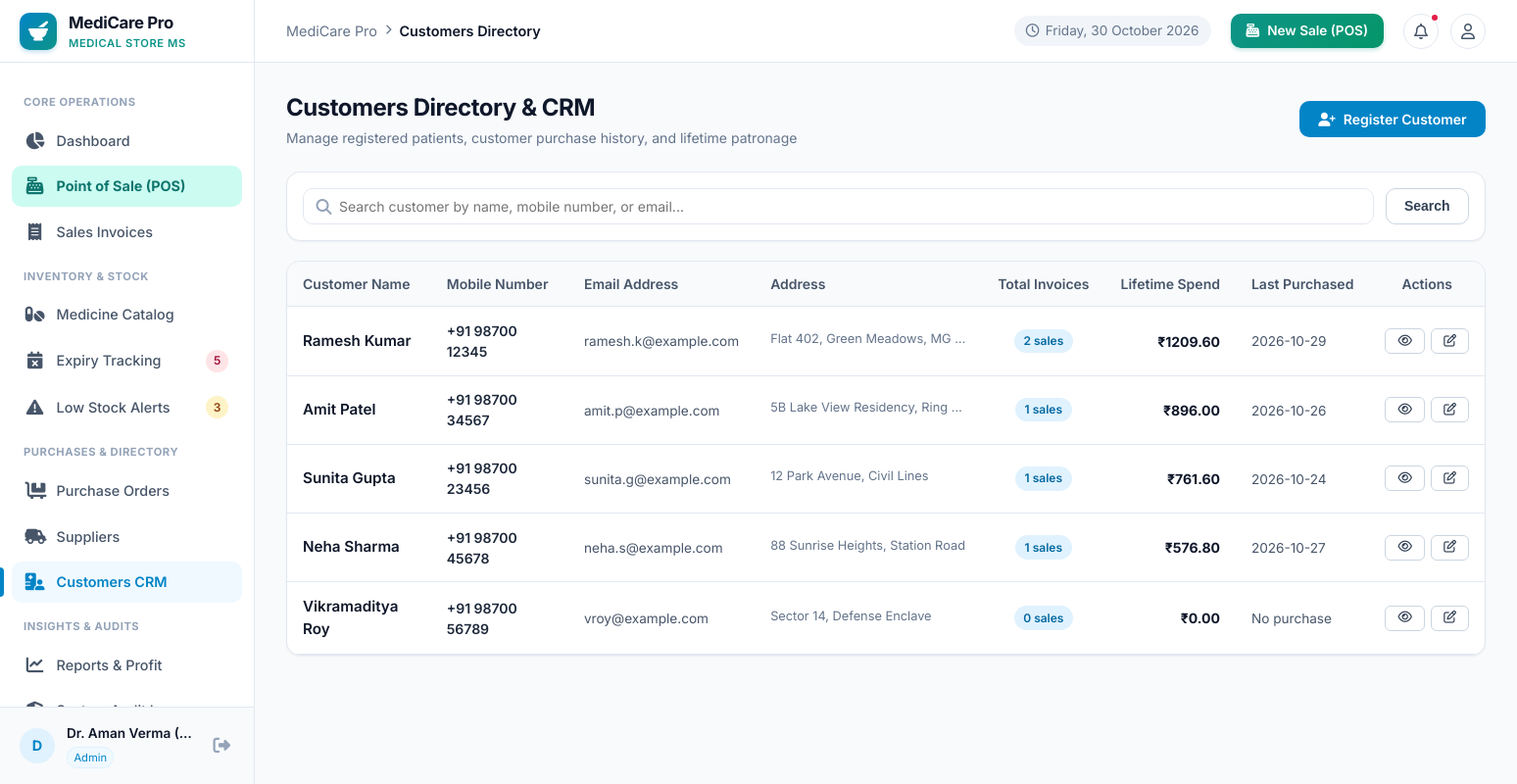
Page /customers/ (signed in) on the committed database.
### tables this page shows
CREATE TABLE customers (
    id INTEGER PRIMARY KEY AUTOINCREMENT,
    name TEXT NOT NULL,
    phone TEXT,
    email TEXT,
    address TEXT,
    created_at TIMESTAMP DEFAULT CURRENT_TIMESTAMP
);

### routes/customers.py (the view)
@customers_bp.route('/')
@login_required
def index():
    search = request.args.get('search', '').strip()
    query = """
        SELECT c.*,
               COUNT(s.id) as total_orders,
               COALESCE(SUM(s.grand_total), 0.0) as total_spend,
               MAX(s.sale_date) as last_purchase_date
        FROM customers c
        LEFT JOIN sales s ON c.id = s.customer_id
        WHERE 1=1
    """
    params = []
    if search:
        query += " AND (c.name LIKE ? OR c.phone LIKE ? OR c.email LIKE ?)"
        term = f"%{search}%"
        params.extend([term, term, term])
    query += " GROUP BY c.id ORDER BY total_spend DESC, c.name ASC"
    customers = query_db(query, params)
    return render_template('customers/index.html', customers=customers, search=search)

### database.py (called while the page is built)
def get_db():
    try:
        if 'db' not in g or g.db is None:
            db_path = current_app.config.get('DATABASE_PATH', Config.DATABASE_PATH)
            g.db = sqlite3.connect(db_path)
            g.db.row_factory = sqlite3.Row
            g.db.execute("PRAGMA foreign_keys = ON;")
        return g.db
    except (RuntimeError, AttributeError):
        conn = sqlite3.connect(Config.DATABASE_PATH)
        conn.row_factory = sqlite3.Row
        conn.execute("PRAGMA foreign_keys = ON;")
        return conn

def query_db(query, args=(), one=False):
    db = get_db()
    cur = db.execute(query, args)
    rv = cur.fetchall()
    cur.close()
    return (rv[0] if rv else None) if one else rv

### routes/auth.py (called while the page is built)
def login_required(view):
    @wraps(view)
    def wrapped_view(**kwargs):
        if 'user_id' not in session:
            flash("Please sign in to access this page.", "warning")
            return redirect(url_for('auth.login', next=request.path))
        return view(**kwargs)
    return wrapped_view

### templates/customers/index.html (shortened to what this page needs)
{% extends 'base.html' %}
{% block breadcrumb %}Customers Directory{% endblock %}
{% block content %}
<div class="page-header">
  <div class="page-title-box">
    <h1>Customers Directory &amp; CRM</h1>
    <p class="page-subtitle">Manage registered patients, customer purchase history, and lifetime patronage</p>
  </div>
  <div class="page-actions">
    <a href="{{ url_for('customers.add') }}" class="btn btn-primary">
      <i class="fa-solid fa-user-plus"></i>
      <span>Register Customer</span>
    </a>
  </div>
</div>
<div class="card" style="margin-bottom: 1.25rem;">
  <div class="card-body" style="padding: 1rem;">
    <form method="GET" action="{{ url_for('customers.index') }}" style="display: flex; gap: 0.75rem;">
      <div style="flex: 1; position: relative;">
        <input type="text" name="search" class="form-control" placeholder="Search customer by name, mobile number, or email..." value="{{ search }}" style="padding-left: 2.25rem;">
        <i class="fa-solid fa-magnifying-glass" style="position: absolute; left: 0.85rem; top: 50%; transform: translateY(-50%); color: var(--slate-400);"></i>
      </div>
      <button type="submit" class="btn btn-secondary">Search</button>
    </form>
  </div>
</div>
<div class="card">
  <div class="table-responsive">
    <table class="data-table">
      <thead>
        <tr>
          <th>Customer Name</th>
          <th>Mobile Number</th>
          <th>Email Address</th>
          <th>Address</th>
          <th style="text-align: center;">Total Invoices</th>
          <th style="text-align: right;">Lifetime Spend</th>
          <th>Last Purchased</th>
          <th style="text-align: center;">Actions</th>
        </tr>
      </thead>
      <tbody>
        {% if customers %}
          {% for c in customers %}
          <tr>
            <td>
              <a href="{{ url_for('customers.view', id=c.id) }}" style="font-weight: 600; color: var(--slate-900); font-size: 0.95rem;">
                {{ c.name }}
              </a>
            </td>
            <td>
              <span style="font-weight: 600; color: var(--slate-800);">{{ c.phone or 'N/A' }}</span>
            </td>
            <td>
              <span style="font-size: 0.85rem; color: var(--slate-600);">{{ c.email or 'N/A' }}</span>
            </td>
            <td>
              <span style="font-size: 0.8rem; color: var(--slate-500); max-width: 200px; display: inline-block; white-space: nowrap; overflow: hidden; text-overflow: ellipsis;">
                {{ c.address or 'N/A' }}
              </span>
            </td>
            <td style="text-align: center;">
              <span class="badge badge-info">{{ c.total_orders }} sales</span>
            </td>
            <td style="text-align: right; font-weight: 700; color: var(--slate-900);">
              ₹{{ "%.2f"|format(c.total_spend) }}
            </td>
            <td>
              <span style="font-size: 0.85rem; color: var(--slate-600);">{{ c.last_purchase_date or 'No purchase' }}</span>
            </td>
            <td style="text-align: center;">
              <div style="display: flex; align-items: center; justify-content: center; gap: 0.4rem;">
                <a href="{{ url_for('customers.view', id=c.id) }}" class="btn btn-sm btn-secondary" title="View Purchase History">
                  <i class="fa-regular fa-eye"></i>
                </a>
                <a href="{{ url_for('customers.edit', id=c.id) }}" class="btn btn-sm btn-secondary" title="Edit Customer">
                  <i class="fa-regular fa-pen-to-square"></i>
                </a>
              </div>
            </td>
          </tr>
          {% endfor %}
        {% else %}
          <tr>
            <td colspan="8" style="text-align: center; color: var(--slate-500); padding: 2.5rem;">
              No customers found. Walk-in customers do not require registration, or click "Register Customer" to save patient records.
            </td>
          </tr>
        {% endif %}
      </tbody>
    </table>
  </div>
</div>
{% endblock %}

### static/css/style.css (style rules this page uses)
:root { --primary: #0284c7; --primary-hover: #0369a1; --primary-light: #e0f2fe; --primary-subtle: #f0f9ff; --teal: #0d9488; --teal-hover: #0f766e; --teal-light: #ccfbf1; --emerald: #059669; --emerald-light: #d1fae5; --emerald-dark: #065f46; --rose: #e11d48; --rose-light: #ffe4e6; --rose-dark: #9f1239; --amber: #d97706; --amber-light: #fef3c7; --amber-dark: #92400e; --slate-50: #f8fafc; --slate-100: #f1f5f9; --slate-200: #e2e8f0; --slate-300: #cbd5e1; --slate-400: #94a3b8; --slate-500: #64748b; --slate-600: #475569; --slate-700: #334155; --slate-800: #1e293b; --slate-900: #0f172a; --bg-main: #f8fafc; --card-bg: #ffffff; --border-color: #e2e8f0; --text-main: #1e293b; --text-muted: #64748b; --radius-sm: 6px; --radius-md: 10px; --radius-lg: 14px; --radius-full: 9999px; --shadow-sm: 0 1px 2px 0 rgb(0 0 0 / 0.05); --shadow-md: 0 4px 6px -1px rgb(0 0 0 / 0.07), 0 2px 4px -2px rgb(0 0 0 / 0.05); --shadow-lg: 0 10px 15px -3px rgb(0 0 0 / 0.08), 0 4px 6px -4px rgb(0 0 0 / 0.04); --sidebar-width: 260px; --topbar-height: 64px; --font-family: 'Inter', system-ui, -apple-system, BlinkMacSystemFont, 'Segoe UI', Roboto, sans-serif; }
*, *::before, *::after { box-sizing: border-box; margin: 0; padding: 0; }
body { font-family: var(--font-family); background-color: var(--bg-main); color: var(--text-main); line-height: 1.5; -webkit-font-smoothing: antialiased; }
a { color: var(--primary); text-decoration: none; transition: color 0.15s ease; }
.page-header { display: flex; align-items: center; justify-content: space-between; margin-bottom: 1.5rem; flex-wrap: wrap; gap: 1rem; }
.page-title-box h1 { font-size: 1.5rem; font-weight: 700; color: var(--slate-900); letter-spacing: -0.02em; }
.page-subtitle { font-size: 0.875rem; color: var(--slate-500); margin-top: 0.15rem; }
.page-actions { display: flex; align-items: center; gap: 0.75rem; flex-wrap: wrap; }
.btn { display: inline-flex; align-items: center; justify-content: center; gap: 0.5rem; padding: 0.55rem 1.15rem; font-size: 0.875rem; font-weight: 600; border-radius: var(--radius-md); cursor: pointer; border: 1px solid transparent; transition: all 0.15s ease; line-height: 1.25; }
.btn-primary { background-color: var(--primary); color: white; }
.btn-secondary { background-color: #ffffff; border-color: var(--slate-300); color: var(--slate-700); }
.btn-sm { padding: 0.35rem 0.75rem; font-size: 0.8rem; border-radius: var(--radius-sm); }
.card { background: var(--card-bg); border: 1px solid var(--border-color); border-radius: var(--radius-lg); box-shadow: var(--shadow-sm); overflow: hidden; margin-bottom: 1.5rem; }
.card-body { padding: 1.25rem; }
.table-responsive { width: 100%; overflow-x: auto; }
.data-table { width: 100%; border-collapse: collapse; font-size: 0.875rem; text-align: left; }
.data-table th { background: var(--slate-50); padding: 0.75rem 1rem; font-weight: 600; color: var(--slate-600); border-bottom: 1px solid var(--border-color); white-space: nowrap; }
.data-table td { padding: 0.85rem 1rem; border-bottom: 1px solid var(--border-color); color: var(--slate-700); vertical-align: middle; }
.badge { display: inline-flex; align-items: center; gap: 0.35rem; padding: 0.2rem 0.6rem; font-size: 0.75rem; font-weight: 600; border-radius: var(--radius-full); }
.badge-info { background-color: var(--primary-light); color: var(--primary-hover); }
.form-control { width: 100%; padding: 0.55rem 0.85rem; font-size: 0.875rem; font-family: inherit; color: var(--slate-900); background-color: #ffffff; border: 1px solid var(--border-color); border-radius: var(--radius-md); transition: border-color 0.15s ease, box-shadow 0.15s ease; }

### rows in the picture
customers: name "Ramesh Kumar", phone "+91 98700 12345", email "ramesh.k@example.com", address "Flat 402, Green Meadows, MG…", total_orders "2", total_spend "1209.60", created_at "2026-10-29"
customers: name "Amit Patel", phone "+91 98700 34567", email "amit.p@example.com", address "5B Lake View Residency, Ring…", total_orders "1", total_spend "896.00", last_purchase_date "2026-10-26"
customers: name "Sunita Gupta", phone "+91 98700 23456", email "sunita.g@example.com", address "12 Park Avenue, Civil Lines", total_orders "1", total_spend "761.60", last_purchase_date "2026-10-24"
customers: name "Neha Sharma", phone "+91 98700 45678", email "neha.s@example.com", address "88 Sunrise Heights, Station Road", total_orders "1", total_spend "576.80", last_purchase_date "2026-10-27"
customers: name "Vikramaditya Roy", phone "+91 98700 56789", email "vroy@example.com", address "Sector 14, Defense Enclave", total_orders "0", total_spend "0.00", last_purchase_date "No purchase"

### other values in the picture
{{ nav_urgent_expiry_count }} "5"
{{ nav_low_stock_count }} "3"
{{ user.name[:1] if user.name else 'U' }} "D"
{{ user.name }} "Dr. Aman Verma (…"
{{ user.role }} "Admin"
